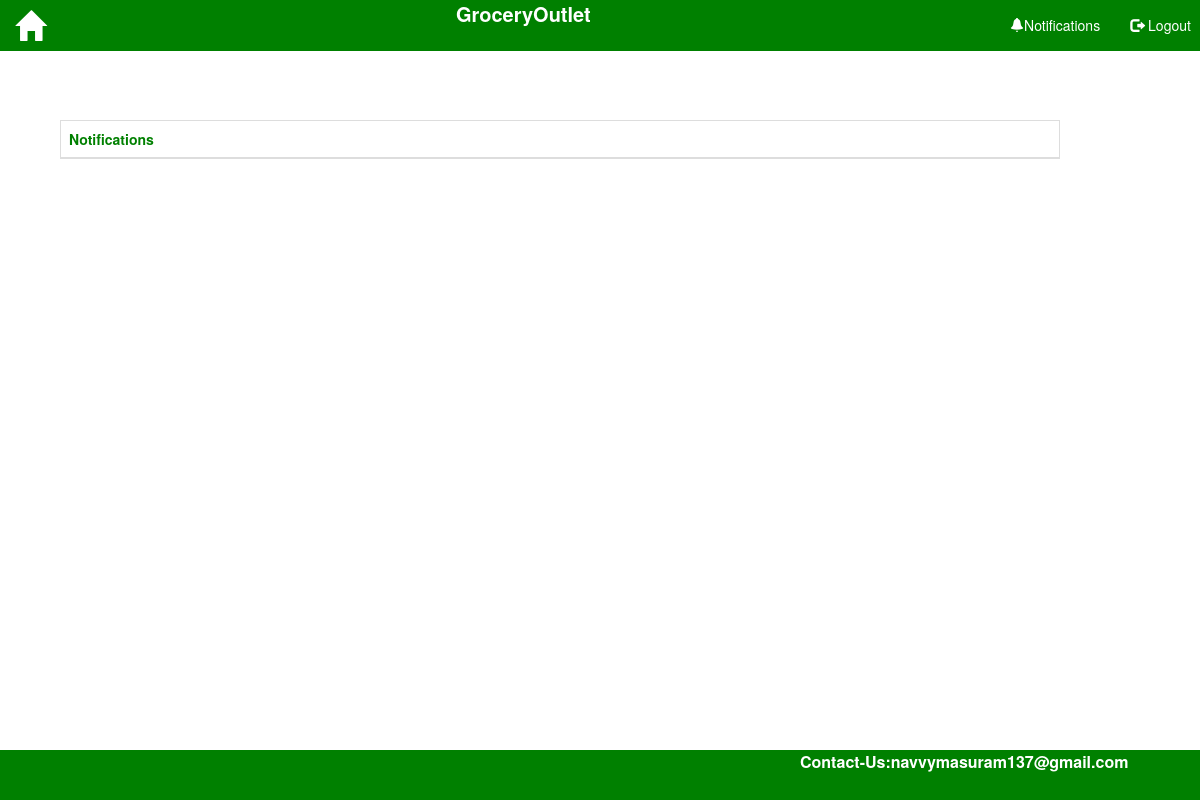
Page /html/adminnot.php (signed in) on the earlier database version.
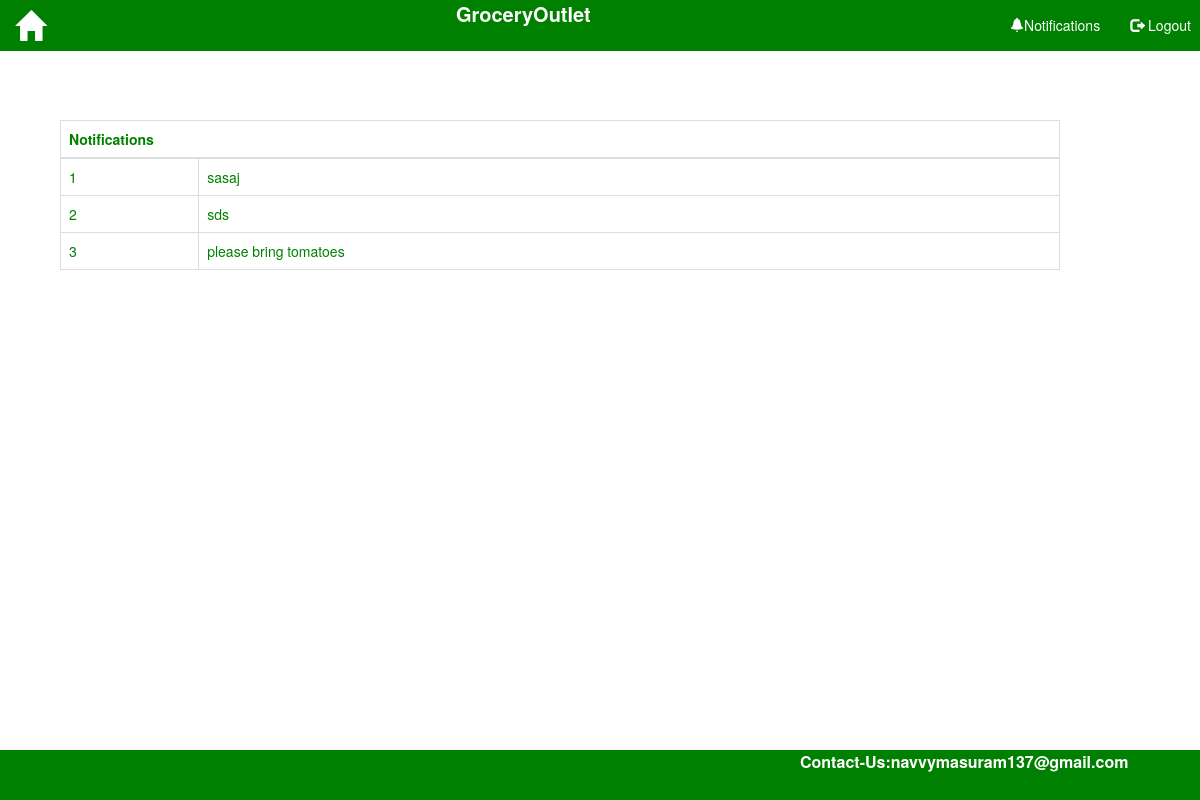
Same page on the later database version.
### tables this page shows
CREATE TABLE IF NOT EXISTS `notifications` (
  `user_id` varchar(50) DEFAULT NULL,
  `user_type` char(1) DEFAULT NULL,
  `notification` varchar(100) DEFAULT NULL
);

### html/adminnot.php (the view, shortened to what this page needs)
<!DOCTYPE html>
<html lang="en">
<head>
   <link rel="stylesheet" href="../bootstrap/css/bootstrap.min.css">
   <link rel="stylesheet" href="../style/style.css">
</head>
<body>
<div class="container">
<div id="contaner" >
<nav class="navbar navbar-fixed-top" style="background-color:green;">
  <div class="container-fluid">
    <div class="navbar-header">
    <a id="h1" href="../adminmain.php">
        <span class="glyphicon glyphicon-home"></span>
    </a>
    </div>
    <span id="h" style="position:relative;right:-200px;">GroceryOutlet</span>
    <ul class="nav navbar-nav " style="postion:relative;right:-900px;">
    <?php
    	if(isset($_SESSION['id'])){?>
    	             <li><a href="adminnot.php"><div class="notification-icon"><span class="glyphicon glyphicon-bell"></span>Notifications<span class="badge"><?php $count;?></span>
</div></a></li>
    		<li><a href="../login/logout1.php"><span class="glyphicon glyphicon-log-out"></span> Logout</a></li>
    	<?php  }
    	else
    	{
    	?>
      <li ><a href="../login/login1.php"><span class="glyphicon glyphicon-log-in"></span> Login</a></li>
      <?php } ?>
    </ul>
  </div>
</nav><br><br>
<?php if(isset($_SESSION['id'])) { ?>
<div id="tab1" style="width:1000px;">
<?php
$con=mysqli_connect("localhost","root","","first_project");
$result="";
$count=0;
	if($con){
	$result="<table style='color:green;width:1000px;position:relative;top:80px;right: -30px;' class='table table-hover table-bordered table-responsive'><thead><tr> <th colspan='2'>Notifications</th></tr></thead><tbody>";
	$qu2="select *from notifications where user_type='a';";
	 if($result1=mysqli_query($con,$qu2)){
	while( $row=mysqli_fetch_array($result1,MYSQLI_ASSOC))
               		  $result.="<tr><td>".++$count."</td><td>". $row['notification']."</td></tr>";
	 }
	 $result.="</tbody></table>";
	}
echo $result;
?>
</div>
<?php }else { ?>
  <lable style="position:relative;top:200px;left:200px;font-size:20px;"><span class="glyphicon glyphicon-alert" style="width:100px;color:red;"></span>You haven't logged Yet....</lable>
</div>
</div>
<?php } ?>
<nav class="navbar navbar-fixed-bottom" style="background-color:green;">
<div id="h" style="font-size:16px;">Contact-Us:navvymasuram137@gmail.com
</div>
</nav>
</body>
</html>

### style/style.css (style rules this page uses)
a { color: white; text-decoration: none; }
#h { position:relative; right:-800px; color:white; font-weight:bold; font-size: 20px; }
.glyphicon.glyphicon-home { margin-top:10px; font-size: 30px; }
#tab1 { width:500px; }
#contaner { box-shadow:10px green; width: 500px; height: 100%; margin-right:500px; }

### html/adminnot.php (style rules this page uses)
#contaner { box-shadow:10px green; width: 100px; height: 50%; margin-right:400px; }
ul { position:relative; right:-50px; list-style:none; }
li { position:relative; right:-50px; }

Differences in the rows shown:
added notifications: notification "sasaj"
added notifications: notification "sds"
added notifications: notification "please bring tomatoes"
